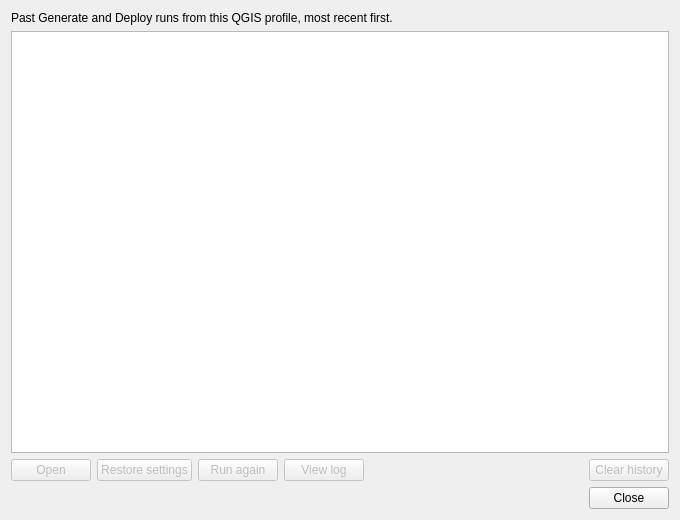
<?xml version="1.0" encoding="UTF-8"?>
<ui version="4.0">
 <class>HistoryDialog</class>
 <widget class="QDialog" name="HistoryDialog">
  <property name="geometry">
   <rect>
    <x>0</x>
    <y>0</y>
    <width>680</width>
    <height>520</height>
   </rect>
  </property>
  <property name="minimumSize">
   <size>
    <width>520</width>
    <height>380</height>
   </size>
  </property>
  <property name="windowTitle">
   <string>Run History</string>
  </property>
  <layout class="QVBoxLayout" name="mainLayout">
   <item>
    <widget class="QLabel" name="explanationLabel">
     <property name="text">
      <string>Past Generate and Deploy runs from this QGIS profile, most recent first.</string>
     </property>
     <property name="wordWrap">
      <bool>true</bool>
     </property>
    </widget>
   </item>
   <item>
    <widget class="QListWidget" name="historyList">
     <property name="sizePolicy">
      <sizepolicy hsizetype="Expanding" vsizetype="Expanding">
       <horstretch>0</horstretch>
       <verstretch>1</verstretch>
      </sizepolicy>
     </property>
    </widget>
   </item>
   <item>
    <layout class="QHBoxLayout" name="buttonsLayout">
     <item>
      <widget class="QPushButton" name="openButton">
       <property name="enabled">
        <bool>false</bool>
       </property>
       <property name="text">
        <string>Open</string>
       </property>
       <property name="toolTip">
        <string>Open the deployed app's URL, or the generated output folder</string>
       </property>
      </widget>
     </item>
     <item>
      <widget class="QPushButton" name="restoreButton">
       <property name="enabled">
        <bool>false</bool>
       </property>
       <property name="text">
        <string>Restore settings</string>
       </property>
      </widget>
     </item>
     <item>
      <widget class="QPushButton" name="runAgainButton">
       <property name="enabled">
        <bool>false</bool>
       </property>
       <property name="text">
        <string>Run again</string>
       </property>
       <property name="toolTip">
        <string>Restore this run's settings and run immediately (generate and local-deploy runs only — SSH/AWS credentials are never stored, so those only restore fields)</string>
       </property>
      </widget>
     </item>
     <item>
      <widget class="QPushButton" name="viewLogButton">
       <property name="enabled">
        <bool>false</bool>
       </property>
       <property name="text">
        <string>View log</string>
       </property>
      </widget>
     </item>
     <item>
      <spacer name="buttonsSpacer">
       <property name="orientation">
        <enum>Qt::Horizontal</enum>
       </property>
       <property name="sizeHint" stdset="0">
        <size>
         <width>40</width>
         <height>20</height>
        </size>
       </property>
      </spacer>
     </item>
     <item>
      <widget class="QPushButton" name="clearButton">
       <property name="enabled">
        <bool>false</bool>
       </property>
       <property name="text">
        <string>Clear history</string>
       </property>
       <property name="toolTip">
        <string>Remove all saved run history for this QGIS profile</string>
       </property>
      </widget>
     </item>
    </layout>
   </item>
   <item>
    <layout class="QHBoxLayout" name="closeLayout">
     <item>
      <spacer name="closeSpacer">
       <property name="orientation">
        <enum>Qt::Horizontal</enum>
       </property>
       <property name="sizeHint" stdset="0">
        <size>
         <width>40</width>
         <height>20</height>
        </size>
       </property>
      </spacer>
     </item>
     <item>
      <widget class="QPushButton" name="closeButton">
       <property name="text">
        <string>Close</string>
       </property>
      </widget>
     </item>
    </layout>
   </item>
  </layout>
 </widget>
 <resources/>
 <connections/>
</ui>
